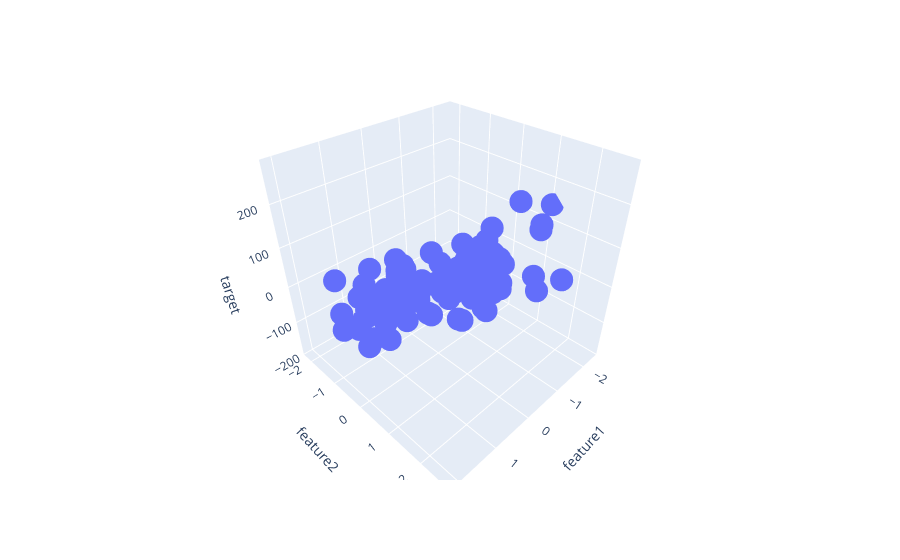

The notebook cell this image was saved under:
### Code cell
fig = px.scatter_3d(df,x='feature1',y='feature2',z='target')
fig.show()
